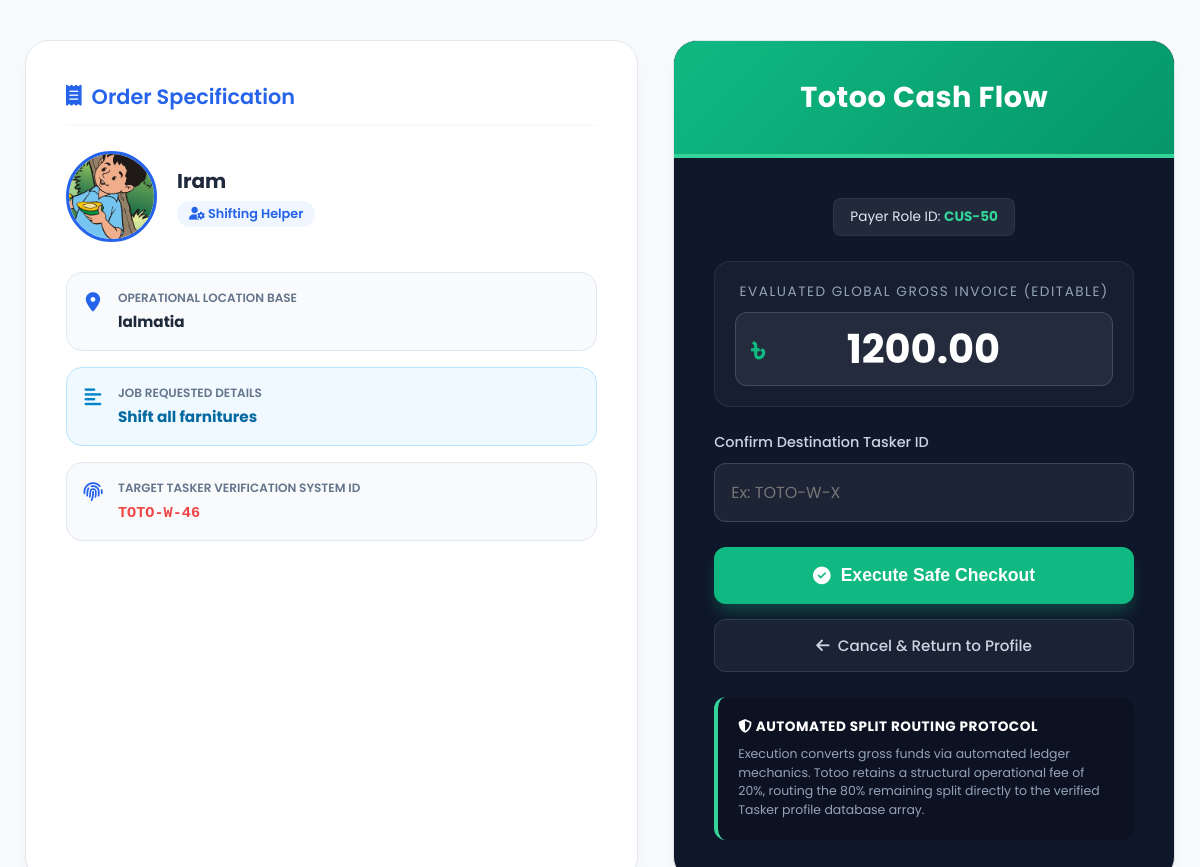
The page /booking/pay/1/ (signed in) on the database its author committed.
### frontlook/models.py (models this page shows, shortened)
class Booking(models.Model):
    customer = models.ForeignKey(User, on_delete=models.CASCADE, related_name='my_bookings')
    tasker = models.ForeignKey(TaskerProfile, on_delete=models.CASCADE, related_name='received_bookings')
    service_details = models.TextField(help_text="Describe exactly what you need help with")
    booking_date = models.DateField()
    booking_time = models.TimeField()
    address = models.TextField(help_text="Where should the tasker go?")
    price_paid = models.DecimalField(max_digits=10, decimal_places=2, null=True, blank=True)
    STATUS_CHOICES = (
        ('Pending', 'Pending'),
        ('Accepted', 'Accepted'),
        ('Paid', 'Paid'),
        ('Completed', 'Completed'),
        ('Cancelled', 'Cancelled'),
    )
    status = models.CharField(max_length=20, choices=STATUS_CHOICES, default='Pending')
    created_at = models.DateTimeField(auto_now_add=True)

### worker/models.py (models this page shows, shortened)
class TaskerProfile(models.Model):
    user = models.OneToOneField(User, on_delete=models.CASCADE, related_name='tasker_profile')
    totooid = models.CharField(max_length=20, unique=True, blank=True)
    category = models.CharField(max_length=100, blank=True, help_text="e.g., Plumber, Electrician, Designer")
    service_price = models.DecimalField(
        max_digits=10,
        decimal_places=2,
        default=0.00,
        help_text="Starting price for your service (Money Demand)"
    )
    service_info = models.TextField(blank=True, help_text="Work Bio / Service Description")
    phone_number = models.CharField(max_length=15, blank=True)
    address = models.TextField(blank=True)
    profile_pic = models.ImageField(upload_to='worker_profiles/', blank=True, null=True)
    info_image_1 = models.ImageField(upload_to='worker_docs/', blank=True, null=True)
    info_image_2 = models.ImageField(upload_to='worker_docs/', blank=True, null=True)
    info_image_3 = models.ImageField(upload_to='worker_docs/', blank=True, null=True)
    is_approved = models.BooleanField(default=False)
    payment_receive_info = models.CharField(max_length=100, blank=True)

### control/models.py (models this page shows, shortened)
class UserProfile(models.Model):
    ROLES = (
        ('admin', 'Admin'),
        ('developer', 'Developer'),
        ('customer', 'Customer'),
    )
    user = models.OneToOneField(User, on_delete=models.CASCADE, related_name='profile')
    role = models.CharField(max_length=20, choices=ROLES)
    role_id = models.CharField(max_length=50, unique=True) # e.g., EMP-101 or DEV-202

### frontlook/views.py (the view, shortened to what this page needs)
# urls.py: path('booking/pay/<int:booking_id>/', views.payment_page, name='payment_page'),
@login_required(login_url='loging')
def payment_page(request, booking_id):
    booking = get_object_or_404(Booking, id=booking_id)
    tasker = booking.tasker
    amount_to_pay = tasker.service_price if tasker.service_price else 1500.00
    return render(request, 'payment/payment.html', {
        'booking': booking,
        'tasker': tasker,
        'amount_to_pay': amount_to_pay
    })

### payment/templates/payment/payment.html (shortened to what this page needs)
<!DOCTYPE html>
<html lang="en">
<head>
    <link rel="stylesheet" href="https://cdnjs.cloudflare.com/ajax/libs/font-awesome/6.4.0/css/all.min.css">
</head>
<body>
<div class="container">
    <div class="card left-panel">
        <div class="panel-heading">
            <i class="fa-solid fa-receipt"></i> Order Specification
        </div>
        <div class="profile-container">
            {% if booking.tasker.profile_pic %}
                <img src="{{ booking.tasker.profile_pic.url }}" alt="Tasker Profile">
            {% else %}
                <img src="https://ui-avatars.com/api/?name={{ booking.tasker.user.username }}&background=2563eb&color=fff" alt="Tasker Profile">
            {% endif %}
            <div class="profile-title">
                <h3>{{ booking.tasker.user.first_name|default:booking.tasker.user.username }} {{ booking.tasker.user.last_name }}</h3>
                <span class="profile-badge"><i class="fa-solid fa-user-gear"></i> {{ booking.tasker.category }}</span>
            </div>
        </div>
        <div class="data-card">
            <i class="fa-solid fa-location-dot"></i>
            <div class="data-meta">
                <span>Operational Location Base</span>
                <strong>{{ booking.tasker.address|default:"Not Defined By Tasker" }}</strong>
            </div>
        </div>
        <div class="data-card" style="background: #f0f9ff; border-color: #bae6fd;">
            <i class="fa-solid fa-align-left" style="color: #0284c7;"></i>
            <div class="data-meta">
                <span>Job Requested Details</span>
                <strong style="color: #0369a1;">{{ booking.service_details }}</strong>
            </div>
        </div>
        <div class="data-card">
            <i class="fa-solid fa-fingerprint"></i>
            <div class="data-meta">
                <span>Target Tasker Verification System ID</span>
                <strong style="font-family: monospace; color: #ef4444;">{{ booking.tasker.totooid|default:booking.tasker.user.profile.role_id }}</strong>
            </div>
        </div>
    </div>
    <div class="card right-panel">
        <div class="header-accent">
            <h2>Totoo Cash Flow</h2>
        </div>
        <div class="payment-contents">
            <div class="meta-badge-container">
                <div class="meta-badge">
                    Payer Role ID: <strong>{{ booking.customer.profile.role_id }}</strong>
                </div>
            </div>
            <form method="POST" action="">
                <div class="amount-wrap">
                    <span>Evaluated Global Gross Invoice (Editable)</span>
                    <div class="amount-input-box">
                        <span>৳</span>
                        <input type="number"
                               name="money_amount_sent"
                               value="{{ booking.tasker.service_price }}"
                               step="0.01"
                               min="1.00"
                               required>
                    </div>
                </div>
                <div class="input-group">
                    <label for="verification_tasker_id">Confirm Destination Tasker ID</label>
                    <input type="text"
                           id="verification_tasker_id"
                           name="verification_tasker_id"
                           class="input-control"
                           placeholder="Ex: TOTO-W-X"
                           autocomplete="off"
                           required>
                </div>
                <button type="submit" class="btn-submit">
                    <i class="fa-solid fa-circle-check"></i> Execute Safe Checkout
                </button>
                <a href="{% url 'profile' %}" class="btn-back">
                    <i class="fa-solid fa-arrow-left"></i> Cancel & Return to Profile
                </a>
            </form>
            <div class="rules-wrapper">
                <h4><i class="fa-solid fa-shield-halved"></i> Automated Split Routing Protocol</h4>
                <p>Execution converts gross funds via automated ledger mechanics. Totoo retains a structural operational fee of 20%, routing the 80% remaining split directly to the verified Tasker profile database array.</p>
            </div>
        </div>
    </div>
</div>
</body>
</html>

### rows shown on the page
Booking: tasker.profile_pic (picture), tasker.user.first_name "Iram", tasker.category "Shifting Helper", tasker.address "lalmatia", service_details "Shift all farnitures", tasker.totooid "TOTO-W-46", customer.profile.role_id "CUS-50", money_amount_sent "1200.00"
